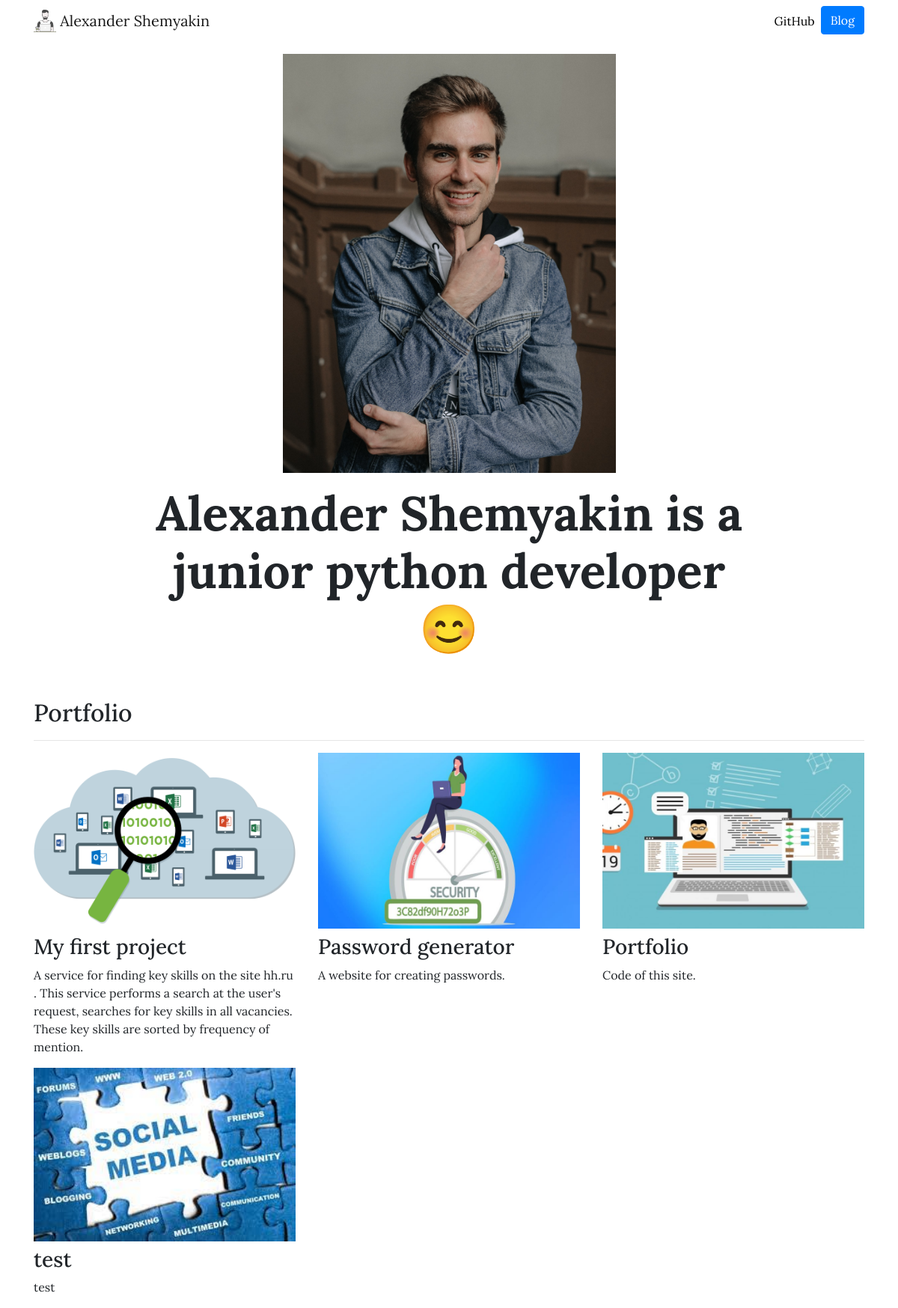
The page / on the database its author committed.
### portfolio/models.py (models this page shows, shortened)
class Project(models.Model):
    title = models.CharField(max_length=100)
    description = models.TextField(null=True)
    image = models.ImageField(upload_to='portfolio/images')
    url = models.URLField(blank=True)

### portfolio/views.py (the view)
# urls.py: path('', views.home, name='home'),
def home(request):
    projects = Project.objects.all()
    return render(request, 'portfolio/home.html', {'projects': projects})

### portfolio/templates/portfolio/home.html (shortened to what this page needs)
{% extends "portfolio/base.html" %}
{% load static %}
{% block content %}
<div class="row justify-content-center my-3">
  <div class="col-5">
    <img src="{% static 'portfolio/myfoto.jpg' %}" class="img-fluid">
  </div>
</div>
<div class="row justify-content-center mb-3">
  <div class="col-md-9 text-center">
    <h1 id="hometext" class="font-weight-bold">Alexander Shemyakin is a junior python developer 😊</h1>
  </div>
</div>
<h2 class="mt-5">Portfolio</h2>
<hr>
<div class="row">
  {% for project in projects %}
  <div class="col-lg-4 col-md-6">
    {% if project.url %}
    <a href="{{ project.url }}">
      <img src="{{ project.image.url }}" class="img-fluid mb-2" width="768" height="500">
    </a>
    {% else %}
      <img src="{{ project.image.url }}" class="img-fluid mb-2" width="768" height="500">
    {% endif %}
    <h3>{{ project.title }}</h3>
    <p>{{ project.description }}</p>
  </div>
  {% endfor %}
</div>
{% endblock %}

### portfolio/templates/portfolio/base.html (shortened to what this page needs)
{% load static %}
<!DOCTYPE html>
<html lang="en">
<head>
  <link rel="stylesheet" href="https://stackpath.bootstrapcdn.com/bootstrap/4.4.1/css/bootstrap.min.css">
  <link rel="stylesheet" href="{% static 'portfolio/custom.css' %}">
</head>
<body>
  <nav id="topNav" class="navbar navbar-expand-md navbar-light">
    <div class="container">
      <a class="navbar-brand" href="{% url 'home' %}">
        <img src="{% static 'portfolio/logo.png' %}" width="30" height="30" class="d-inline-block align-top" alt="Alex's Logo">
        <span>Alexander Shemyakin</span>
      </a>
      <div class="collapse navbar-collapse text-center" id="navbarNav">
        <ul class="navbar-nav ml-auto">
          <li class="nav-item">
            <a class="nav-link" href="https://github.com/AlexShemyakin" target="_blank">GitHub</a>
          </li>
          <li>
            <a role="button" href="{% url 'blog:all_blogs' %}" class="btn btn-primary">Blog</a>
          </li>
        </ul>
      </div>
    </div>
  </nav>
  <div class="container">
    {% block content %}{% endblock %}
  </div>
</body>
</html>

### portfolio/static/portfolio/custom.css (style rules this page uses)
.navbar-nav .nav-link { color: rgba(0,0,0,1) !important; }
body { font-family: 'Lora', serif; }
@media (min-width: 992px) { #hometext { font-size: 4rem; } }

### rows shown on the page
Project: image (picture), title "My first project", description "A service for finding key skills on the site hh.ru . This service performs a search at the user's request, searches for key skills in all vacancies. These key skills are sorted by frequency of mention."
Project: image (picture), title "Password generator", description "A website for creating passwords."
Project: image (picture), title "Portfolio", description "Code of this site."
Project: image (picture), title "test", description "test"
